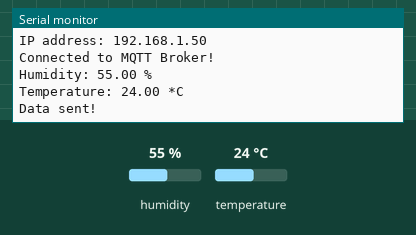
Simulated run of this sketch. Board: ESP8266 (NodeMCU). Parts: the last lines printed to the serial monitor. Inputs (shaded band) come from the test bench; at power-on: humidity 55 %, temperature 24 °C. WiFi joins after 1.5 s; servers stay silent unless stated; no MQTT or app messages arrive unless stated.

Above: at 7.4 s.
7.5 s: humidity set to 22 %
At 13.1 s:
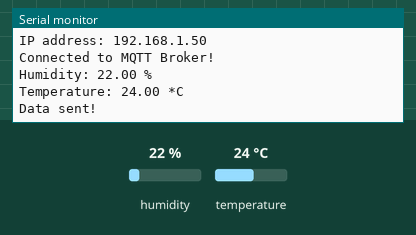
14.0 s: temperature set to 12 °C
At 17.7 s:
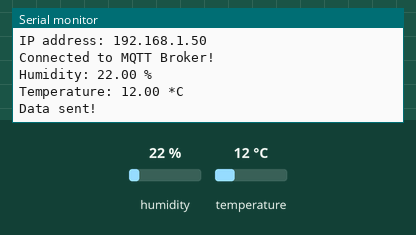
20.5 s: humidity set to 40 %
At 22.3 s:
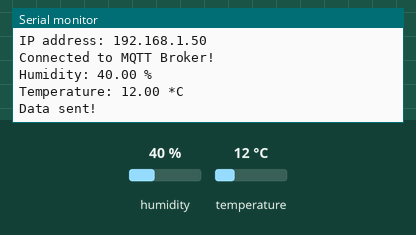
Timing chart, 0 to 23.8 s (numbered marks = the images above; inputs shaded):
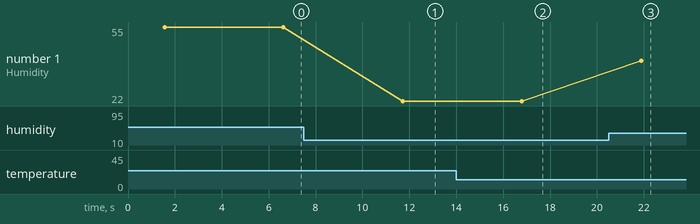

The sketch:

arduino.ino
```cpp
#include "DHT.h"
#include "PubSubClient.h" // Connect and publish to the MQTT broker
#include "Arduino_JSON.h"
// Code for the ESP32
//#include "WiFi.h" // Enables the ESP32 to connect to the local network (via WiFi)
#define DHTPIN 5  // Pin connected to the DHT sensor

// Code for the ESP8266
#include "ESP8266WiFi.h"  // Enables the ESP8266 to connect to the local network (via WiFi)
//#define DHTPIN D5         // Pin connected to the DHT sensor

#define DHTTYPE DHT22  // DHT11 or DHT22
DHT dht(DHTPIN, DHTTYPE);

// WiFi
const char* ssid = "TheLabIOT";                 // Your personal network SSID
const char* wifi_password = "Yaay!ICanTalkNow"; // Your personal network password

// MQTT
const char* mqtt_server = "192.168.1.4";  // IP of the MQTT broker
const char* topic = "/ESIEA/grp4";
const char* mqtt_username = "admin"; // MQTT username
const char* mqtt_password = "admin"; // MQTT password
const char* clientID = "client"; // MQTT client ID

// Initialise the WiFi and MQTT Client objects
WiFiClient wifiClient;
// 1883 is the listener port for the Broker
PubSubClient client(mqtt_server, 1883, wifiClient);


// Custom function to connet to the MQTT broker via WiFi
void connect_MQTT(){
  Serial.print("Connecting to ");
  Serial.println(ssid);

  // Connect to the WiFi
  WiFi.begin(ssid, wifi_password);

  // Wait until the connection has been confirmed before continuing
  while (WiFi.status() != WL_CONNECTED) {
    delay(500);
    Serial.print(".");
  }

  // Debugging - Output the IP Address of the ESP8266
  Serial.println("WiFi connected");
  Serial.print("IP address: ");
  Serial.println(WiFi.localIP());

  // Connect to MQTT Broker
  // client.connect returns a boolean value to let us know if the connection was successful.
  // If the connection is failing, make sure you are using the correct MQTT Username and Password (Setup Earlier in the Instructable)
  if (client.connect(clientID, mqtt_username, mqtt_password)) {
    Serial.println("Connected to MQTT Broker!");
  }
  else {
    Serial.println("Connection to MQTT Broker failed...");
  }
}


void setup() {
  Serial.begin(9600);
  dht.begin();
}

void loop() {
  connect_MQTT();
  Serial.setTimeout(2000);

  float h = dht.readHumidity();
  float t = dht.readTemperature();

  Serial.print("Humidity: ");
  Serial.print(h);
  Serial.println(" %");
  Serial.print("Temperature: ");
  Serial.print(t);
  Serial.println(" *C");

  JSONVar data;
  data["Humidity"] = h;
  data["Temperature"] = t;

  // PUBLISH to the MQTT Broker (topic = Temperature, defined at the beginning)
  if (client.publish(topic, JSON.stringify(data).c_str())) {
    Serial.println("Data sent!");
  }
  // Again, client.publish will return a boolean value depending on whether it succeded or not.
  // If the message failed to send, we will try again, as the connection may have broken.
  else {
    Serial.println("Data failed to send. Reconnecting to MQTT Broker and trying again");
    client.connect(clientID, mqtt_username, mqtt_password);
    delay(10); // This delay ensures that client.publish doesn't clash with the client.connect call
    client.publish(topic, JSON.stringify(data).c_str());
  }

  client.disconnect();  // disconnect from the MQTT broker
  delay(1000*5);       // print new values every 1 Minute
}
```

Measured:
- after the input at 7.5 s, the serial monitor: prints a new line after 4.2 s (image 1)
- after the input at 14.0 s, the serial monitor: prints a new line after 2.8 s (image 2)
- after the input at 20.5 s, the serial monitor: prints a new line after 1.4 s (image 3)
- plotted number 1: 55 → 22 after the input at 7.5 s, 22 → 40 after the input at 20.5 s
